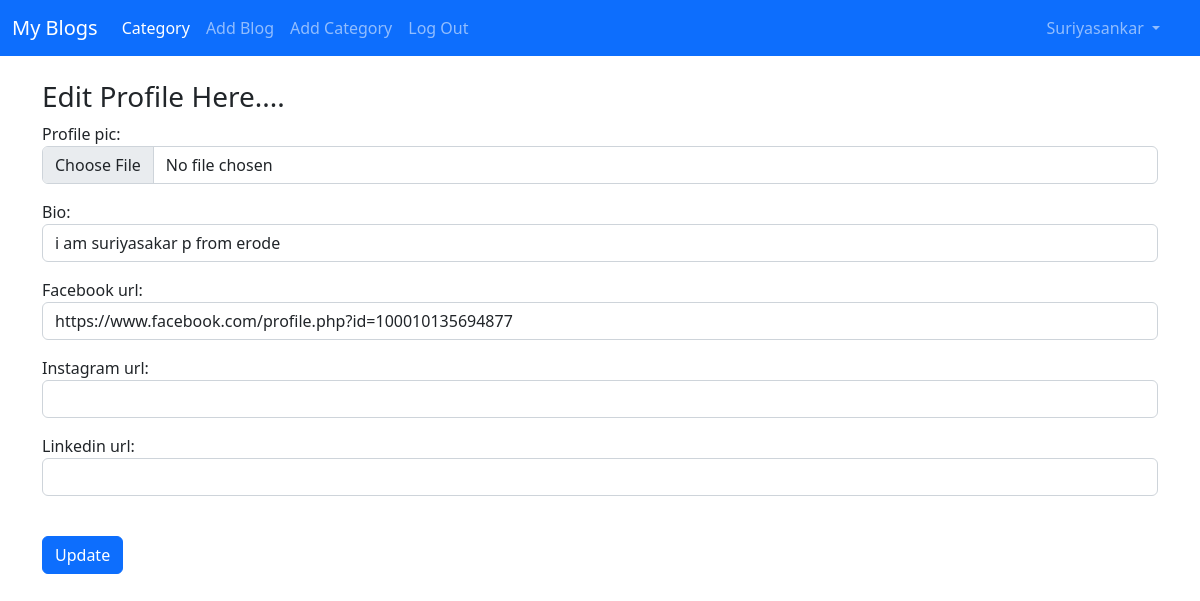
The app's page /member/1/profile_edit (signed in), older data.
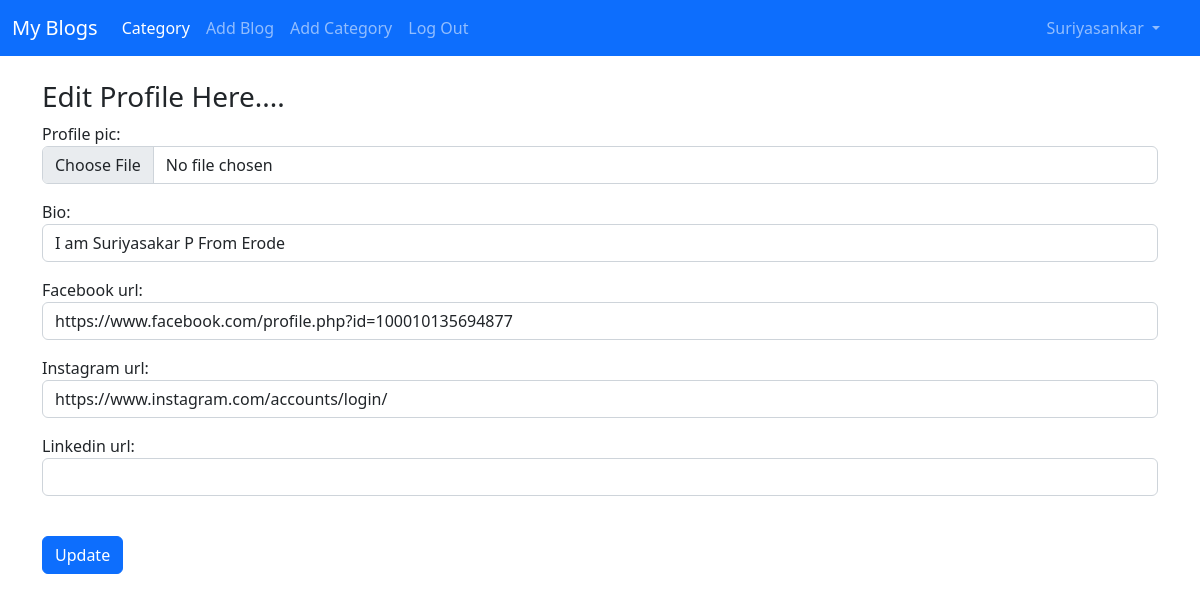
The same page, newer data.
### user/models.py (models this page shows, shortened)
class Profile(models.Model):
    user=models.OneToOneField(User,null=True,on_delete=models.CASCADE)
    bio = models.TextField(null=True,blank=True)
    profile_pic=models.ImageField(null=True,blank=True,upload_to="images/profile/")
    facebook_url=models.CharField(max_length=255,null=True,blank=True)
    Instagram_url=models.CharField(max_length=255,null=True,blank=True)
    linkedin_url=models.CharField(max_length=255,null=True,blank=True)

### member/views.py (the view)
# urls.py: path('<int:pk>/profile_edit',ProfileEditView.as_view(),name='profile_page_edit') ,
class ProfileEditView(UpdateView):
	model=Profile
	form_class= ProfileEditForm
	template_name="registration/edit_profile_page.html"
	success_url=reverse_lazy('home')

### member/forms.py
class ProfileEditForm(forms.ModelForm):
	class Meta:
		model = Profile
		fields=['profile_pic','bio','facebook_url','Instagram_url','linkedin_url']
		widgets ={
		'bio' : forms.TextInput(attrs={'class': 'form-control'}),
		'facebook_url' : forms.TextInput(attrs={'class': 'form-control'}),
		'profile_pic' : forms.FileInput(attrs = {'class': 'form-control', "id" : "image_field"}),
		'Instagram_url' : forms.TextInput(attrs={'class': 'form-control'}),
		'linkedin_url' : forms.TextInput(attrs={'class': 'form-control'}),
		}

### member/templates/registration/edit_profile_page.html (shortened to what this page needs)
{% extends 'base.html'%}
{% block content%}
{% if user.is_authenticated %}
{%if user.id == profile.user.id%}
<h3>Edit Profile Here....</h3>
<div class='form-group'>
	<form method="POST" enctype="multipart/form-data">
		{{form.as_p}}
		<br>
		<button class="btn btn-primary" >Update</button>
	</form>
</div>
{%else%}
This is Not You Profile
{%endif%}
{%else%}
You Are Not Allowed to here...Please Login
{%endif%}
{% endblock %}

Row changes from the older to the newer data that the page shows:
changed Profile "https://www.facebook.com/profile.php?id=100010135694877": bio "i am suriyasakar p from erode" → "I am Suriyasakar P From Erode"; Instagram_url (not shown) → "https://www.instagram.com/accounts/login/"
